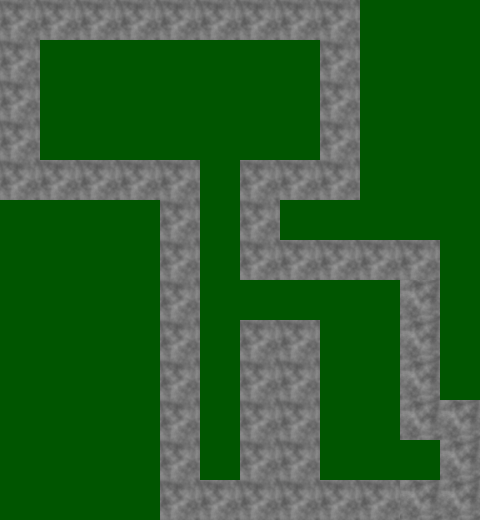

The image is a tile-based game level rendered from a .tmx file. Its description and source (layers, tilesets, objects; grid data summarised) follow:
An orthogonal 12x13 tile map with 40x40 px tiles, 1 tile layer (Tile Layer 1) and 5 objects.

<map version="1.0" orientation="orthogonal" renderorder="right-down" width="12" height="13" tilewidth="40" tileheight="40" backgroundcolor="#005500" nextobjectid="34">
 <properties>
  <property name="unity:scale" value="0.025" />
 </properties>
 <tileset firstgid="1" name="Default" tilewidth="40" tileheight="40">
  <tile id="0">
   <image width="40" height="40" source="../../Assets/Sprites/arrow.png" />
  </tile>
  <tile id="1">
   <image width="40" height="40" source="../../Assets/Sprites/crate.png" />
  </tile>
  <tile id="2">
   <image width="40" height="40" source="../../Assets/Sprites/exit_door.png" />
  </tile>
  <tile id="3">
   <image width="40" height="40" source="../../Assets/Sprites/floor.png" />
   <objectgroup draworder="index">
    <object id="0" x="0" y="0" width="40" height="40" />
   </objectgroup>
  </tile>
  <tile id="4">
   <image width="40" height="40" source="../../Assets/Sprites/hole.png" />
  </tile>
  <tile id="5">
   <image width="40" height="40" source="../../Assets/Sprites/player.png" />
  </tile>
  <tile id="6">
   <image width="40" height="40" source="../../Assets/Sprites/slime.png" />
  </tile>
  <tile id="7">
   <image width="40" height="40" source="../../Assets/Sprites/touchplate.png" />
  </tile>
 </tileset>
 <layer name="Tile Layer 1" width="12" height="13">
  <data>[156 cells, 58 non-empty, 1 distinct tile ids]</data>
 </layer>
 <objectgroup name="Object Layer 1">
  <object id="29" gid="3" x="400" y="480">
   <properties>
    <property name="AddComp" value="Exit" />
    <property name="ObjId" value="door" />
   </properties>
  </object>
  <object id="30" gid="2" x="200" y="160">
   <properties>
    <property name="AddComp" value="Crate" />
   </properties>
  </object>
  <object id="32" gid="7" x="280" y="320">
   <properties>
    <property name="AddComp" value="Slime" />
   </properties>
  </object>
  <object id="33" gid="8" x="200" y="80">
   <properties>
    <property name="AddComp" value="Touchplate" />
    <property name="Target" value="Door" />
   </properties>
  </object>
 </objectgroup>
</map>
